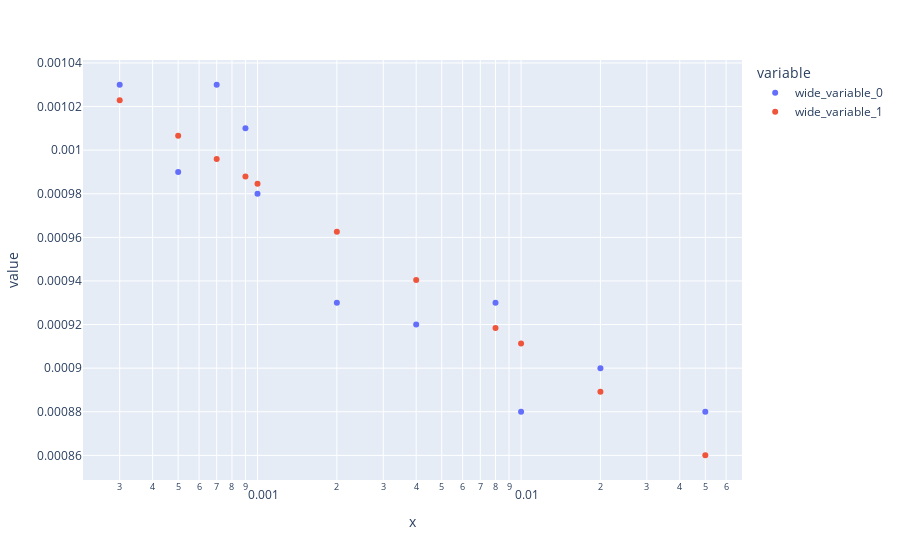

Notebook code for this chart:
### Code cell
fig = px.scatter(x=duration,y=[p1,model.fitting()],log_x=True)
fig.show()

### Figure 1 — Plotly figure (JSON) as saved in the notebook; plotly's stock layout.template omitted (floating-point values rounded to 4 significant figures)
{"data": [{"hovertemplate": "variable=wide_variable_0<br>x=%{x}<br>value=%{y}<extra></extra>", "legendgroup": "wide_variable_0", "marker": {"color": "#636efa", "symbol": "circle"}, "mode": "markers", "name": "wide_variable_0", "orientation": "v", "showlegend": true, "type": "scatter", "x": [0.0003, 0.0005, 0.0007, 0.0009, 0.001, 0.002, 0.004, 0.008, 0.01, 0.02, 0.05], "xaxis": "x", "y": [0.00103, 0.00099, 0.00103, 0.00101, 0.00098, 0.00093, 0.00092, 0.00093, 0.00088, 0.0009, 0.00088], "yaxis": "y"}, {"hovertemplate": "variable=wide_variable_1<br>x=%{x}<br>value=%{y}<extra></extra>", "legendgroup": "wide_variable_1", "marker": {"color": "#EF553B", "symbol": "circle"}, "mode": "markers", "name": "wide_variable_1", "orientation": "v", "showlegend": true, "type": "scatter", "x": [0.0003, 0.0005, 0.0007, 0.0009, 0.001, 0.002, 0.004, 0.008, 0.01, 0.02, 0.05], "xaxis": "x", "y": [0.001023, 0.001007, 0.0009959, 0.0009879, 0.0009846, 0.0009625, 0.0009405, 0.0009184, 0.0009113, 0.0008892, 0.0008601], "yaxis": "y"}], "layout": {"legend": {"title": {"text": "variable"}, "tracegroupgap": 0}, "margin": {"t": 60}, "xaxis": {"anchor": "y", "domain": [0, 1], "title": {"text": "x"}, "type": "log"}, "yaxis": {"anchor": "x", "domain": [0, 1], "title": {"text": "value"}}}}
